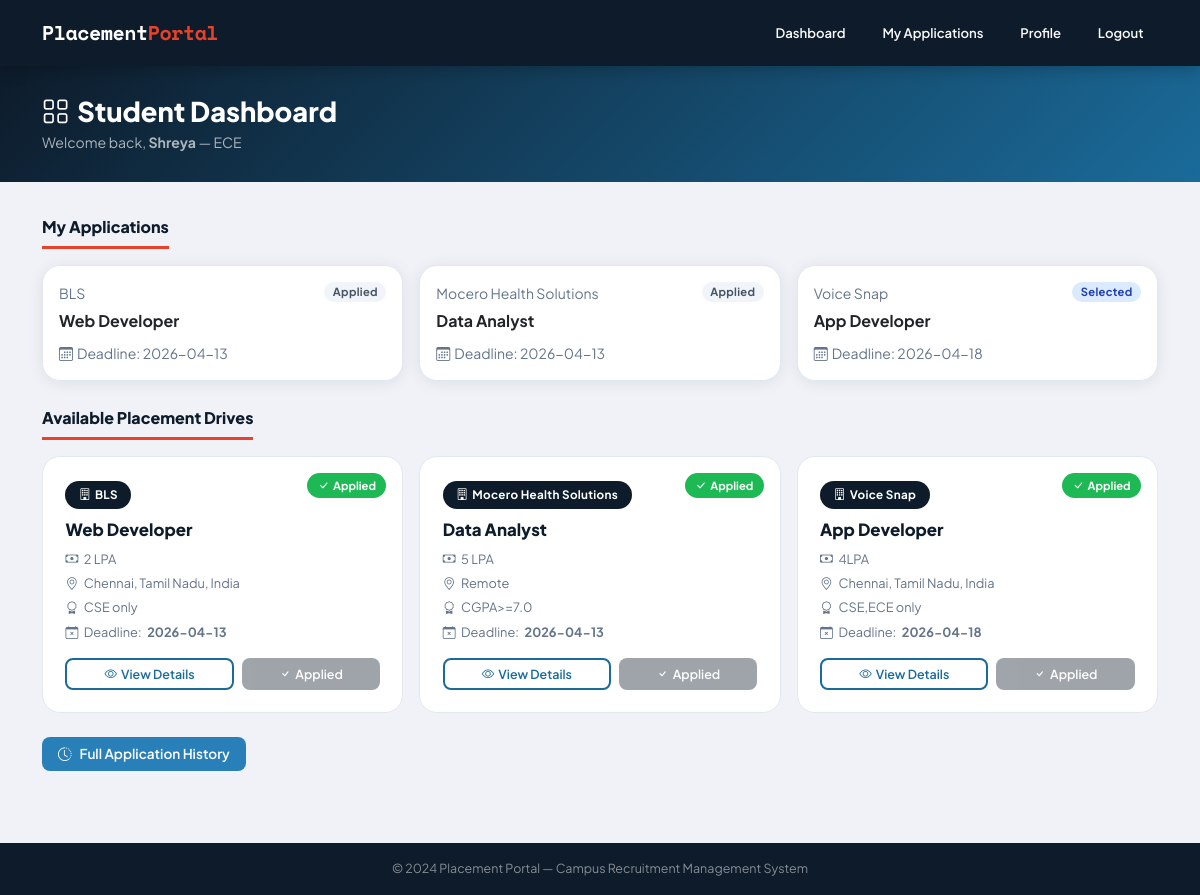
The page /student/dashboard (signed in) on the database its author committed.
### models.py (models this page shows)
class Student(db.Model):
    id = db.Column(db.Integer, primary_key=True)
    name = db.Column(db.String(100))
    email = db.Column(db.String(100), unique=True)
    password = db.Column(db.String(200))
    phone = db.Column(db.String(20), unique=True)
    branch = db.Column(db.String(100), nullable=True)
    cgpa = db.Column(db.Float, nullable=True)
    graduation_year = db.Column(db.Integer, nullable=True)
    resume_filename = db.Column(db.String(200), nullable=True)
    blacklisted = db.Column(db.Boolean, default=False)
    created_at = db.Column(db.DateTime, default=datetime.utcnow)

class Application(db.Model):
    id = db.Column(db.Integer, primary_key=True)
    student_id = db.Column(db.Integer, db.ForeignKey('student.id'))
    drive_id = db.Column(db.Integer, db.ForeignKey('drive.id'))
    status = db.Column(db.String(50), default="Applied")
    applied_at = db.Column(db.DateTime, default=datetime.utcnow)
    student = db.relationship('Student', backref='applications')
    drive = db.relationship('Drive', backref='applications')

class Company(db.Model):
    id = db.Column(db.Integer, primary_key=True)
    name = db.Column(db.String(100), unique=True)
    hr_contact = db.Column(db.String(100))
    website = db.Column(db.String(200))
    description = db.Column(db.String(500), nullable=True)
    password = db.Column(db.String(200))
    approved = db.Column(db.Boolean, default=False)
    blacklisted = db.Column(db.Boolean, default=False)
    created_at = db.Column(db.DateTime, default=datetime.utcnow)

class Drive(db.Model):
    id = db.Column(db.Integer, primary_key=True)
    company_id = db.Column(db.Integer, db.ForeignKey('company.id'))
    job_title = db.Column(db.String(100))
    description = db.Column(db.String(1000))
    eligibility = db.Column(db.String(200))
    deadline = db.Column(db.String(50))
    package = db.Column(db.String(50), nullable=True)
    location = db.Column(db.String(100), nullable=True)
    approved = db.Column(db.Boolean, default=False)
    closed = db.Column(db.Boolean, default=False)
    created_at = db.Column(db.DateTime, default=datetime.utcnow)
    company = db.relationship('Company', backref='drives')

### student.py (the view)
@student_bp.route("/dashboard")
def dashboard():
    if "student" not in session:
        return redirect("/")
    student = Student.query.get(session["student"])
    drives = Drive.query.filter_by(approved=True, closed=False).all()
    my_apps = Application.query.filter_by(student_id=session["student"]).all()
    applied_ids = {a.drive_id: a for a in my_apps}
    return render_template("student/dashboard.html",
        drives=drives, student=student,
        applied_ids=applied_ids, my_apps=my_apps)

### templates/student/dashboard.html (shortened to what this page needs)
{% extends "base.html" %}
{% block content %}
<div class="page-header">
  <div class="container">
    <h1><i class="bi bi-grid me-2"></i>Student Dashboard</h1>
    <p>Welcome back, <strong>{{ student.name }}</strong> &mdash; {{ student.branch or 'Student' }}</p>
  </div>
</div>
<div class="container pb-4">
  {% if my_apps %}
  <div class="mb-4">
    <div class="section-title">My Applications</div>
    <div class="row g-3">
      {% for app in my_apps %}
      <div class="col-md-6 col-lg-4">
        <div class="card p-3">
          <div class="d-flex justify-content-between align-items-start">
            <div>
              <div class="text-muted small mb-1">{{ app.drive.company.name if app.drive and app.drive.company else '—' }}</div>
              <strong>{{ app.drive.job_title if app.drive else 'Unknown Drive' }}</strong>
            </div>
            {% if app.status == 'Selected' %}<span class="badge b-selected">Selected</span>
            {% elif app.status == 'Shortlisted' %}<span class="badge b-shortlist">Shortlisted</span>
            {% elif app.status == 'Rejected' %}<span class="badge b-rejected">Rejected</span>
            {% else %}<span class="badge b-applied">Applied</span>{% endif %}
          </div>
          <div class="text-muted small mt-2">
            <i class="bi bi-calendar3 me-1"></i>Deadline: {{ app.drive.deadline if app.drive else '—' }}
          </div>
        </div>
      </div>
      {% endfor %}
    </div>
  </div>
  {% endif %}
  <div class="section-title">Available Placement Drives</div>
  {% if drives %}
  <div class="row g-3">
    {% for drive in drives %}
    <div class="col-md-6 col-lg-4">
      <div class="drive-card">
        {% if drive.id in applied_ids %}
        <span class="applied-ribbon"><i class="bi bi-check-lg me-1"></i>Applied</span>
        {% endif %}
        <div class="co-tag"><i class="bi bi-building me-1"></i>{{ drive.company.name if drive.company else 'Company #' ~ drive.company_id }}</div>
        <h5>{{ drive.job_title }}</h5>
        <div class="meta"><i class="bi bi-cash"></i> {{ drive.package or 'Package not specified' }}</div>
        <div class="meta"><i class="bi bi-geo-alt"></i> {{ drive.location or 'Location not specified' }}</div>
        <div class="meta"><i class="bi bi-award"></i> {{ drive.eligibility }}</div>
        <div class="meta"><i class="bi bi-calendar-x"></i> Deadline: <strong>{{ drive.deadline }}</strong></div>
        <div class="d-flex gap-2 mt-3">
          <a href="/student/drive/{{ drive.id }}" class="btn btn-outline-primary btn-sm flex-grow-1">
            <i class="bi bi-eye me-1"></i>View Details
          </a>
          {% if drive.id not in applied_ids %}
          <a href="/student/apply/{{ drive.id }}" class="btn btn-success btn-sm flex-grow-1">
            <i class="bi bi-send me-1"></i>Apply
          </a>
          {% else %}
          <button class="btn btn-secondary btn-sm flex-grow-1" disabled>
            <i class="bi bi-check me-1"></i>Applied
          </button>
          {% endif %}
        </div>
      </div>
    </div>
    {% endfor %}
  </div>
  {% else %}
  <div class="empty-state card">
    <div class="ei"><i class="bi bi-briefcase"></i></div>
    <h6>No Drives Available</h6>
    <p class="small">No approved placement drives right now. Check back soon!</p>
  </div>
  {% endif %}
  <div class="mt-4">
    <a href="/student/history" class="btn btn-info"><i class="bi bi-clock-history me-2"></i>Full Application History</a>
  </div>
</div>
{% endblock %}

### templates/base.html (shortened to what this page needs)
<!DOCTYPE html>
<html lang="en">
<head>
  <link rel="stylesheet" href="https://cdn.jsdelivr.net/npm/bootstrap@5.3.2/dist/css/bootstrap.min.css">
  <link rel="stylesheet" href="https://cdn.jsdelivr.net/npm/bootstrap-icons@1.11.3/font/bootstrap-icons.min.css">
  <link rel="stylesheet" href="{{ url_for('static', filename='css/style.css') }}">
</head>
<body>
<nav class="navbar navbar-expand-lg">
  <div class="container">
    <a class="navbar-brand" href="/">Placement<span>Portal</span></a>
    <div class="collapse navbar-collapse" id="nav">
      <div class="ms-auto d-flex gap-2 align-items-center flex-wrap">
        {% if session.get('admin') %}
          <span class="text-white-50 small"><i class="bi bi-shield-fill-check me-1"></i>Admin</span>
          <a href="/admin/dashboard"    class="btn btn-outline-light btn-sm">Dashboard</a>
          <a href="/admin/students"     class="btn btn-outline-light btn-sm">Students</a>
          <a href="/admin/companies"    class="btn btn-outline-light btn-sm">Companies</a>
          <a href="/admin/drives"       class="btn btn-outline-light btn-sm">Drives</a>
          <a href="/admin/applications" class="btn btn-outline-light btn-sm">Applications</a>
          <a href="/logout"             class="btn btn-outline-light btn-sm">Logout</a>
        {% elif session.get('student') %}
          <a href="/student/dashboard" class="btn btn-outline-light btn-sm">Dashboard</a>
          <a href="/student/history"   class="btn btn-outline-light btn-sm">My Applications</a>
          <a href="/student/profile"   class="btn btn-outline-light btn-sm">Profile</a>
          <a href="/logout"            class="btn btn-outline-light btn-sm">Logout</a>
        {% else %}
          <a href="/"                  class="btn btn-outline-light btn-sm">Login</a>
          <a href="/register_student"  class="btn btn-outline-light btn-sm">Student Register</a>
          <a href="/register_company"  class="btn btn-outline-light btn-sm">Company Register</a>
        {% endif %}
      </div>
    </div>
  </div>
</nav>
<div>{% block content %}{% endblock %}</div>
<div class="site-footer">&copy; 2024 Placement Portal &mdash; Campus Recruitment Management System</div>
</body>
</html>

### static/css/style.css (style rules this page uses)
:root { --primary: #0d1b2a; --secondary: #1b2838; --accent: #1a6b9a; --highlight: #e8422a; --success: #1db954; --warning: #f5a623; --danger: #c0392b; --info: #2980b9; --light-bg: #f0f2f8; --card-bg: #ffffff; --text-main: #0d1b2a; --text-muted: #64748b; --border: #e2e8f0; --shadow: 0 2px 16px rgba(13,27,42,0.08); --shadow-lg: 0 8px 32px rgba(13,27,42,0.15); --radius: 12px; --radius-lg: 18px; }
*, *::before, *::after { box-sizing: border-box; margin: 0; padding: 0; }
body { font-family: 'Plus Jakarta Sans', sans-serif; background: var(--light-bg); color: var(--text-main); min-height: 100vh; line-height: 1.6; }
.navbar { background: var(--primary) !important; padding: 0.75rem 0; box-shadow: 0 2px 16px rgba(0,0,0,0.25); position: sticky; top: 0; z-index: 1000; }
.navbar-brand { font-family: 'Space Mono', monospace; font-size: 1.25rem; font-weight: 700; color: #fff !important; letter-spacing: -0.5px; }
.navbar-brand span { color: var(--highlight); }
.navbar .btn-outline-light { border-radius: 8px; font-size: 0.82rem; padding: 0.38rem 0.9rem; font-weight: 600; transition: all 0.2s; }
.page-header { background: linear-gradient(135deg, var(--primary) 0%, var(--accent) 100%); color: #fff; padding: 1.8rem 0; margin-bottom: 2rem; }
.page-header h1 { font-size: 1.7rem; font-weight: 800; margin-bottom: 0.2rem; }
.page-header p { opacity: 0.65; font-size: 0.88rem; margin: 0; }
.card { border: 1px solid var(--border); border-radius: var(--radius-lg); box-shadow: var(--shadow); background: var(--card-bg); transition: box-shadow 0.2s; }
.badge { font-size:0.7rem; padding:0.38em 0.75em; border-radius:20px; font-weight:700; letter-spacing:0.3px; }
.b-selected { background:#dbeafe; color:#1e40af; }
.b-applied { background:#f1f5f9; color:#475569; }
.btn { border-radius:8px; font-weight:600; font-size:0.85rem; padding:0.42rem 1rem; transition:all 0.18s; border:none; }
.btn-info { background:var(--info); color:#fff; }
.btn-secondary { background:#64748b; color:#fff; }
.btn-sm { padding:0.28rem 0.65rem; font-size:0.78rem; }
.btn-outline-primary { border:2px solid var(--accent); color:var(--accent); background:transparent; }
.drive-card { border:1px solid var(--border); border-radius:var(--radius-lg); padding:1.4rem; background:#fff; transition:all 0.2s; position:relative; }
.drive-card .co-tag { display:inline-block; background:var(--primary); color:#fff; padding:0.3rem 0.85rem; border-radius:20px; font-size:0.73rem; font-weight:700; margin-bottom:0.7rem; letter-spacing:0.3px; }
.drive-card h5 { font-weight:800; font-size:1.05rem; color:var(--primary); margin-bottom:0.5rem; }
.drive-card .meta { font-size:0.8rem; color:var(--text-muted); display:flex; align-items:center; gap:0.35rem; margin-bottom:0.25rem; }
.applied-ribbon { position:absolute; top:1rem; right:1rem; background:var(--success); color:#fff; padding:0.22rem 0.65rem; border-radius:20px; font-size:0.7rem; font-weight:700; }
.section-title { font-size:1rem; font-weight:800; color:var(--primary); margin-bottom:1rem; padding-bottom:0.4rem; border-bottom:3px solid var(--highlight); display:inline-block; }
.site-footer { background:var(--primary); color:rgba(255,255,255,0.5); text-align:center; padding:1rem; font-size:0.78rem; margin-top:3rem; }
.text-muted { color:var(--text-muted) !important; }

### rows shown on the page
Student: name "Shreya", branch "ECE"
Application: drive.company "BLS", drive "Web Developer", status "Applied", drive "2026-04-13"
Application: drive.company "Mocero Health Solutions", drive "Data Analyst", status "Applied", drive "2026-04-13"
Application: drive.company "Voice Snap", drive "App Developer", status "Selected", drive "2026-04-18"
Drive: shows "Applied", company "BLS", job_title "Web Developer", package "2 LPA", location "Chennai, Tamil Nadu, India", eligibility "CSE only", deadline "2026-04-13"
Drive: shows "Applied", company "Mocero Health Solutions", job_title "Data Analyst", package "5 LPA", location "Remote", eligibility "CGPA>=7.0", deadline "2026-04-13"
Drive: shows "Applied", company "Voice Snap", job_title "App Developer", package "4LPA", location "Chennai, Tamil Nadu, India", eligibility "CSE,ECE only", deadline "2026-04-18"
